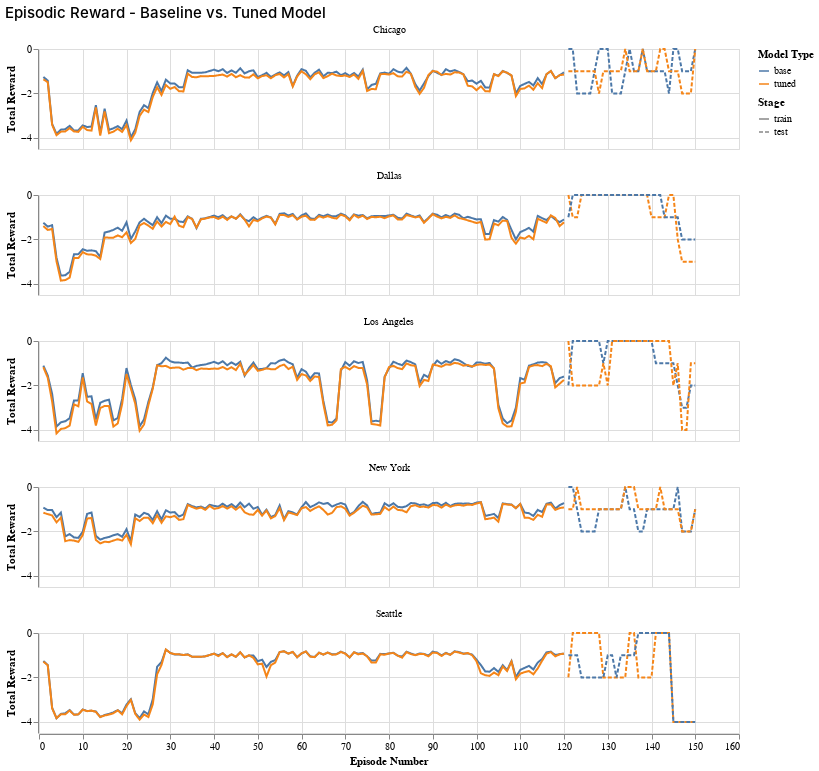

Notebook code cell kept with this figure:
### Code cell
# create viz
concat_line = alt.Chart(concat_df).mark_line().encode( 
  x = alt.X('episode', title = 'Episode Number'), 
  y = alt.Y('results', title = 'Total Reward'),
  color = alt.Color('model_type', 
                    legend = alt.Legend(title = 'Model Type')),
  strokeDash = alt.StrokeDash('stage', sort = 'descending', 
                              legend = alt.Legend(title = 'Stage'))
).properties(width = 700, height = 100).facet( 
  alt.Facet('city:N', title = None), 
  columns = 1
).properties(title = 'Episodic Reward - Baseline vs. Tuned Model')

concat_line.configure_title(
  fontSize = 15,
  anchor = 'start',
  fontWeight = 500)

### Figure 1 — Vega-Lite specification as saved in the notebook (floating-point values rounded to 4 significant figures; data arrays with more than 128 entries replaced by an {"elided": "..."} marker saying what was removed)
{"config": {"view": {"continuousWidth": 300, "continuousHeight": 300}, "title": {"anchor": "start", "fontSize": 15, "fontWeight": 500}}, "data": {"name": "data-cc0c7723f7dc6e6ad0c48018489b01ed"}, "facet": {"field": "city", "title": null, "type": "nominal"}, "spec": {"mark": {"type": "line"}, "encoding": {"color": {"field": "model_type", "legend": {"title": "Model Type"}, "type": "nominal"}, "strokeDash": {"field": "stage", "legend": {"title": "Stage"}, "sort": "descending", "type": "nominal"}, "x": {"field": "episode", "title": "Episode Number", "type": "quantitative"}, "y": {"field": "results", "title": "Total Reward", "type": "quantitative"}}, "height": 100, "width": 700}, "columns": 1, "title": "Episodic Reward - Baseline vs. Tuned Model", "$schema": "https://vega.github.io/schema/vega-lite/v5.20.1.json", "datasets": {"data-cc0c7723f7dc6e6ad0c48018489b01ed": {"elided": "1500 records"}}}
